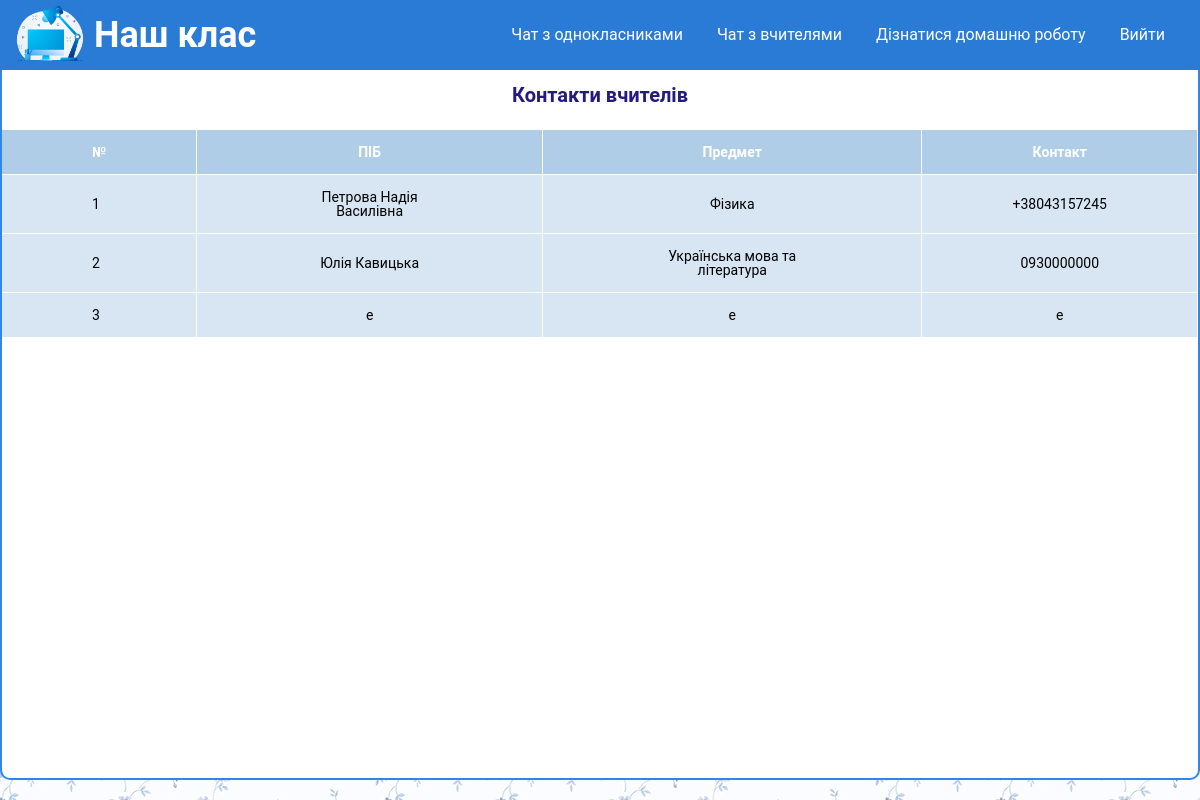
The app's page /pages/contacts.php (signed in) with its own data.
### tables this page shows
CREATE TABLE `contacts` (
  `id` int(11) NOT NULL,
  `name` varchar(255) NOT NULL,
  `user_status` int(20) NOT NULL,
  `image` varchar(255) NOT NULL,
  `phone` varchar(255) NOT NULL,
  `about` text NOT NULL,
  `login` varchar(255) NOT NULL,
  `password` varchar(255) NOT NULL,
  `last_message` text NOT NULL,
  `time` time NOT NULL DEFAULT current_timestamp(),
  `subject` varchar(100) NOT NULL
);

### pages/contacts.php (the view, shortened to what this page needs)
<!DOCTYPE html>
<html lang="en">
<head>
	<link rel="stylesheet" type="text/css" href="/style/style.css">
	<link rel="stylesheet" type="text/css" href="/style/chat.css">
</head>
<body>
	<?php
		include $_SERVER['DOCUMENT_ROOT'] . "/configs/db.php";
		include $_SERVER['DOCUMENT_ROOT'] . "/pice-of-site/header.php";
	?>
	<main>
		<div id="content" class="flex">
			<p class="admin-title">Контакти вчителів</p>
			<table>
				<tr>
					<th>№</th>
					<th>ПІБ</th>
					<th>Предмет</th>
					<th>Контакт</th>
				</tr>
			<?php
				$sql_contacts = "SELECT * FROM contacts WHERE user_status != 0";
				$result_contacts = mysqli_query($connect, $sql_contacts);
				$col_contacts = mysqli_num_rows($result_contacts);
            $i = 0;
				while($i < $col_contacts) {
					$contact = mysqli_fetch_assoc($result_contacts);
				?>
				<tr>
					<td><?php echo $i+1; ?></td>
					<td><?php echo $contact["name"]; ?></td>
					<td><?php echo $contact["subject"]; ?></td>
					<td><?php echo $contact["phone"]; ?></td>
				</tr>
				<?php
            $i = $i + 1;
				}
			?>
			</table>
		</div>
	</main>
</body>
</html>

### style/style.css (style rules this page uses)
* { padding: 0; margin: 0; border: 0; }
*, *:before, *:after { -moz-box-sizing: border-box; -webkit-box-sizing: border-box; box-sizing: border-box; }
html, body { height: 100%; width: 100%; font-size: 100%; line-height: 1; font-size: 14px; -ms-text-size-adjust: 100%; -moz-text-size-adjust: 100%; -webkit-text-size-adjust: 100%; }
body, input, input::placeholder, select, option { font-family: "Roboto", sans-serif; }
.admin, .flex { flex-direction: column; }
.admin-title { text-align: center; color: #231b80; font-size: 20px; font-weight: bold; margin: 15px 0px 25px 0px; }

### style/chat.css (style rules this page uses)
body { background: url(../images/bg.jpg); }
main { height: calc(100vh - 90px); }
#content { max-width: 1250px; margin: 0 auto; height: 100%; background: #fff; border: 2px solid #3186e8; border-top: none; border-bottom-left-radius: 10px; border-bottom-right-radius: 10px; display: flex; }
table { margin: 0px auto; font-size: 14px; border-collapse: collapse; text-align: center; }
th { background: #afcde7; color: white; }
th, td { padding: 15px 90px; border-style: solid; border-width: 0 1px 1px 0; border-color: white; }
td { background: #d8e6f3; }
th:first-child, td:first-child { text-align: left; }

### records on screen
contacts: name "Петрова Надія Василівна", subject "Фізика", phone "+38043157245"
contacts: name "Юлія Кавицька", subject "Українська мова та література", phone "0930000000"
contacts: name "e", subject "e", phone "e"
